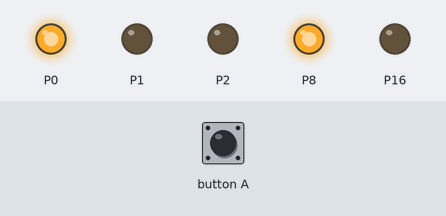
This program was run on a simulated BBC micro:bit (MakeCode). Parts: output pins drawn as LEDs (lit = HIGH). The test bench sets the inputs (shaded band).

Above: at 1.2 s.
1.3 s: button A pressed for 0.15 s
At 3.5 s:
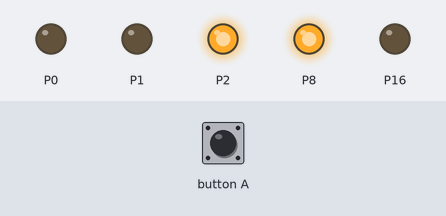
At 5.8 s:
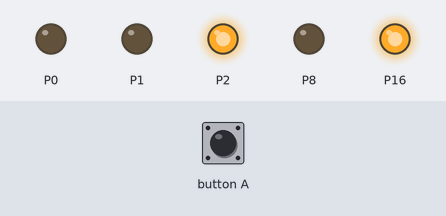
Timing chart, 0 to 16.4 s (numbered marks = the images above; inputs shaded):
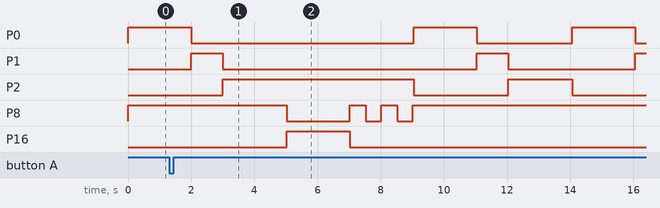

Measured:
- after the input at 1.3 s, P8: HIGH → LOW after 3.7 s, then repeats every 1.0 s: HIGH 0.50 s, LOW 0.50 s, until it stays HIGH from 9.0 s; P16: LOW → HIGH after 3.7 s, → LOW 2.0 s later

The program:

main.ts
```typescript
function jaune () {
    pins.digitalWritePin(DigitalPin.P0, 0)
    pins.digitalWritePin(DigitalPin.P1, 1)
    pins.digitalWritePin(DigitalPin.P2, 0)
}
input.onButtonPressed(Button.A, function () {
    passage += 1
})
function blanc () {
    pins.digitalWritePin(DigitalPin.P16, 1)
}
function orange () {
    pins.digitalWritePin(DigitalPin.P8, 1)
}
function pieton () {
    pins.digitalWritePin(DigitalPin.P16, 1)
    pins.digitalWritePin(DigitalPin.P8, 0)
    basic.pause(2000)
    pins.digitalWritePin(DigitalPin.P16, 0)
    pins.digitalWritePin(DigitalPin.P8, 1)
    basic.pause(500)
    pins.digitalWritePin(DigitalPin.P8, 0)
    basic.pause(500)
    pins.digitalWritePin(DigitalPin.P8, 1)
    basic.pause(500)
    pins.digitalWritePin(DigitalPin.P8, 0)
    basic.pause(500)
    pins.digitalWritePin(DigitalPin.P8, 1)
}
function rouge () {
    pins.digitalWritePin(DigitalPin.P1, 0)
    pins.digitalWritePin(DigitalPin.P2, 1)
    pins.digitalWritePin(DigitalPin.P0, 0)
}
function vert () {
    pins.digitalWritePin(DigitalPin.P0, 1)
    pins.digitalWritePin(DigitalPin.P1, 0)
    pins.digitalWritePin(DigitalPin.P2, 0)
}
let passage = 0
pins.digitalWritePin(DigitalPin.P16, 0)
pins.digitalWritePin(DigitalPin.P8, 1)
basic.forever(function () {
    if (passage == 1) {
        pieton()
        passage += -1
    } else {
        vert()
        basic.pause(2000)
        jaune()
        basic.pause(1000)
        rouge()
        basic.pause(2000)
    }
})
```

test.ts
```typescript
// les tests vont ici ; cela ne sera pas compilé si ce paquet est utilisé en tant qu'extension.
```
